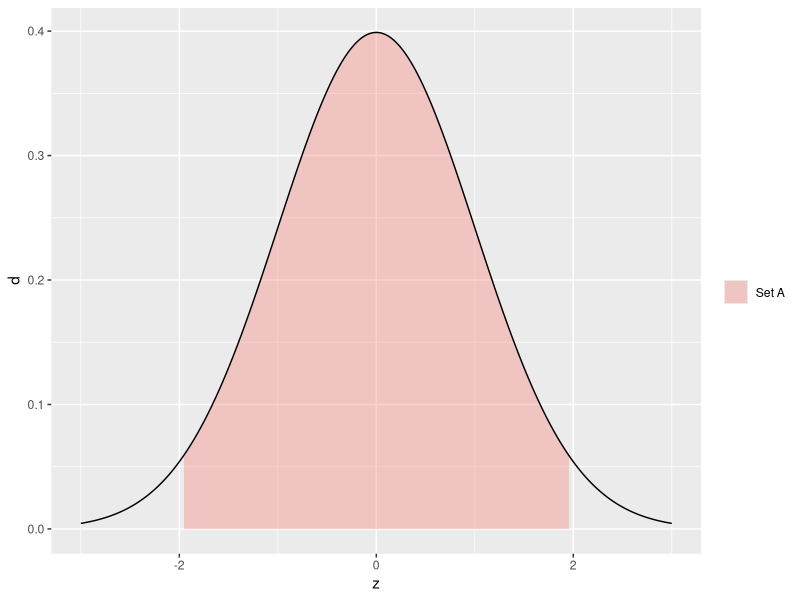
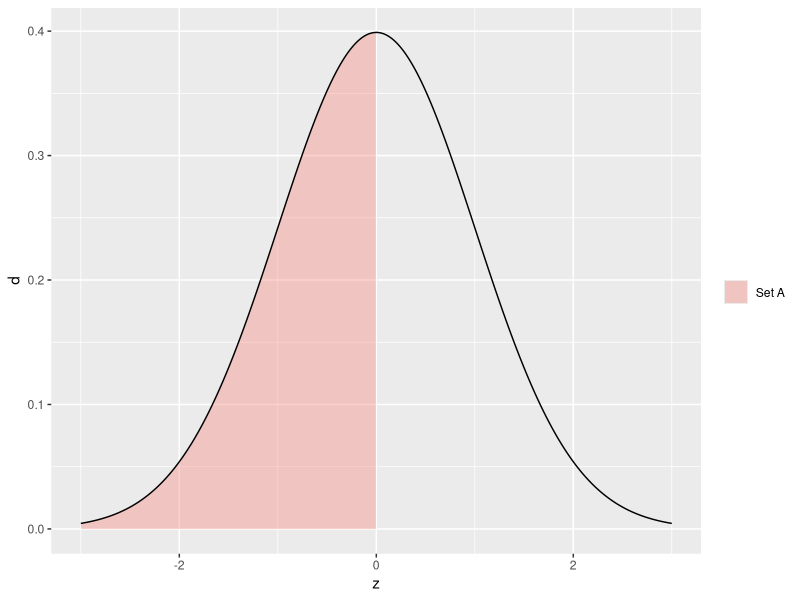
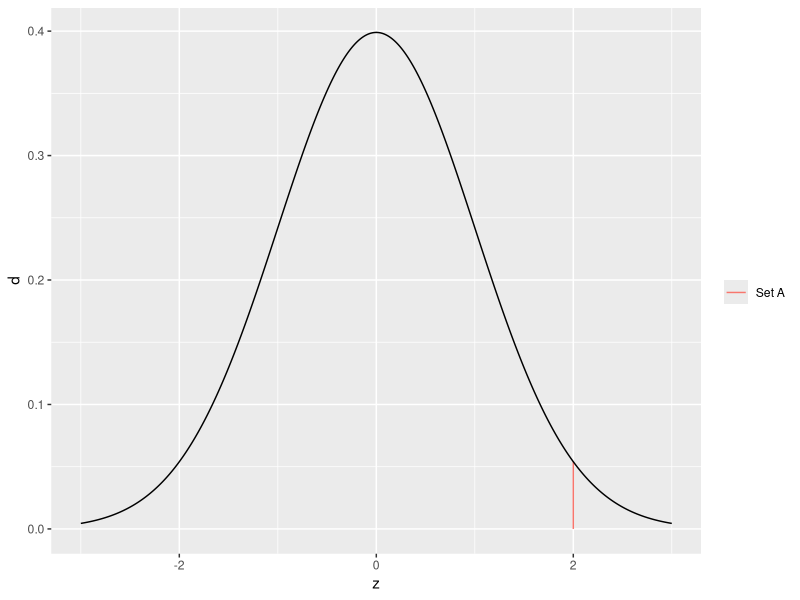
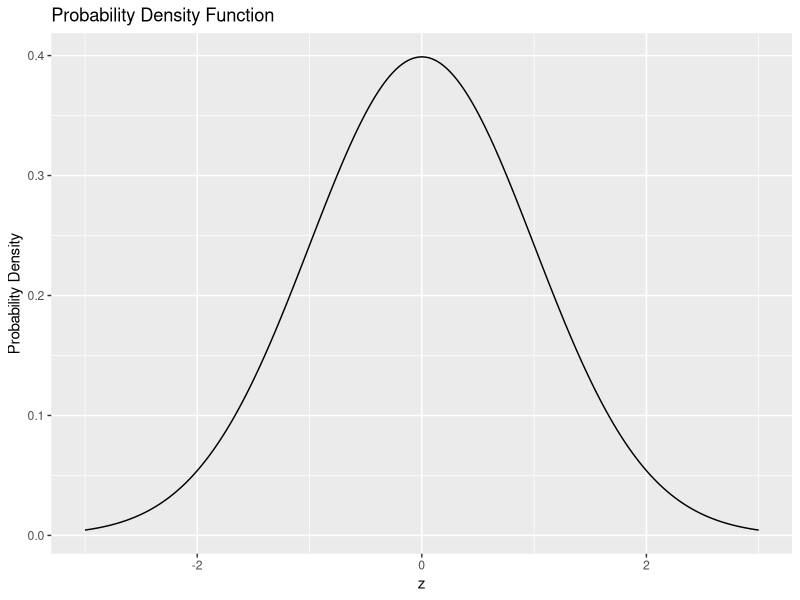
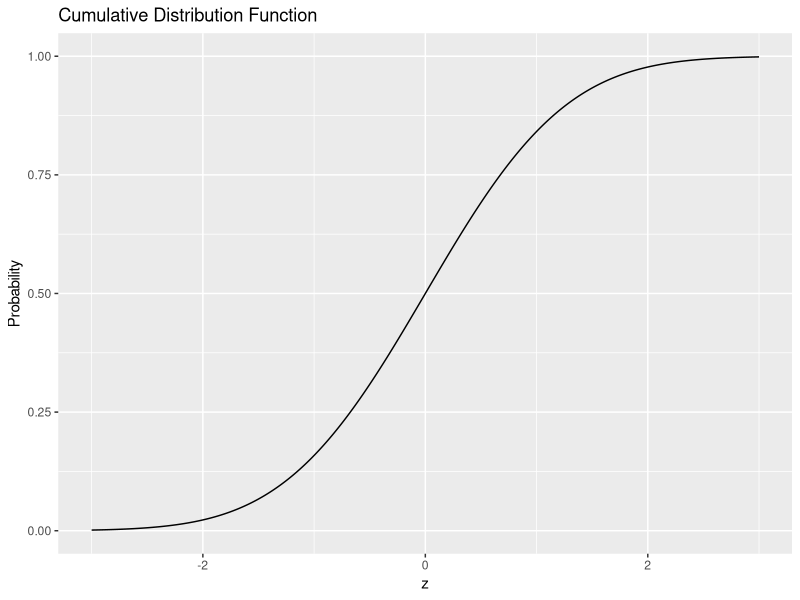

Recreate these plots in R, in order.
## ---- chunk 1
library(tidyverse)
## ---- chunk 2
## NOTE: No need to change this!
tibble(z = seq(-3, +3, length.out = 500)) %>%
  mutate(d = dnorm(z)) %>%
  ggplot(aes(z, d)) +
  geom_ribbon(
    data = . %>% filter(-1.96 <= z, z <= +1.96),
    aes(ymin = 0, ymax = d, fill = "Set A"),
    alpha = 1 / 3
  ) +
  geom_line() +
  scale_fill_discrete(name = "")
## ---- chunk 3
## NOTE: No need to change this!
df_z <- tibble(z = rnorm(100))

df_z %>%
  mutate(in_A = (-1.96 <= z) & (z <= +1.96)) %>%
  summarize(count_total = n(), count_A = sum(in_A), fr = mean(in_A))
## ---- chunk 4
## NOTE: No need to change this!
df_z <- tibble(z = rnorm(100))

## TODO: Compute `count_total`, `count_A`, and `fr`
df_z |> 
  mutate(in_A = (z <= 0)) |> 
  summarize(count_total = n(), count_A = sum(in_A), fr = mean(in_A))
## ---- chunk 5
## NOTE: No need to change this!
tibble(z = seq(-3, +3, length.out = 500)) %>%
  mutate(d = dnorm(z)) %>%
  ggplot(aes(z, d)) +
  geom_ribbon(
    data = . %>% filter(z <= 0),
    aes(ymin = 0, ymax = d, fill = "Set A"),
    alpha = 1 / 3
  ) +
  geom_line() +
  scale_fill_discrete(name = "")
## ---- chunk 6
## NOTE: No need to change this!
map_dfr(
  c(10, 100, 1000, 1e4),
  function(n_samples) {
    tibble(
      z = rnorm(n = n_samples),
      n = n_samples
    ) %>%
      mutate(in_A = (z <= 0)) %>%
      summarize(count_total = n(), count_A = sum(in_A), fr = mean(in_A))
  }
)
## ---- chunk 7
## TASK: Modify the code below
map_dfr(
  c(10, 100, 1000, 1e4),
  function(n_samples) {
    tibble(
      z = rnorm(n = n_samples),
      n = n_samples
    ) %>%
      mutate(in_A = (z <= 1.96) & (z >= -1.96)) %>%
      summarize(count_total = n(), count_A = sum(in_A), fr = mean(in_A))
  }
)
## ---- chunk 8
## TASK: Modify the code below
map_dfr(
  c(10, 100, 1000, 1e4),
  function(n_samples) {
    tibble(
      z = rnorm(n = n_samples),
      n = n_samples
    ) %>%
      mutate(in_A = (z == 2)) %>%
      summarize(count_total = n(), count_A = sum(in_A), fr = mean(in_A))
  }
)
## ---- chunk 9
## NOTE: No need to change this!
tibble(z = seq(-3, +3, length.out = 500)) %>%
  mutate(d = dnorm(z)) %>%
  ggplot(aes(z, d)) +
  geom_segment(
    data = tibble(z = 2, d = dnorm(2)),
    mapping = aes(z, 0, xend = 2, yend = d, color = "Set A")
  ) +
  geom_line() +
  scale_color_discrete(name = "")
## ---- chunk 10
tibble(z = seq(-3, +3, length.out = 1000)) %>%
  mutate(d = dnorm(z)) %>%

  ggplot(aes(z, d)) +
  geom_line() +
  labs(
    x = "z",
    y = "Probability Density",
    title = "Probability Density Function"
  )
## ---- chunk 11
tibble(z = seq(-3, +3, length.out = 1000)) %>%
  mutate(p = pnorm(z)) %>%

  ggplot(aes(z, p)) +
  geom_line() +
  labs(
    x = "z",
    y = "Probability",
    title = "Cumulative Distribution Function"
  )
## ---- chunk 12
## TASK: Compute the probability that Z <= 0, assign to p0
p0 <- pnorm(0)
p0
## ---- chunk 13
## NOTE: No need to change this
assertthat::assert_that(p0 == 0.5)
print("Nice!")
## ---- chunk 14
## TASK: Compute the probability that -1.96 <= Z <= +1.96, assign to pI
pI <- pnorm(1.96) - pnorm(-1.96)
pI
## ---- chunk 15
## NOTE: No need to change this
assertthat::assert_that(abs(pI - 0.95) < 1e-3)
print("Nice!")
